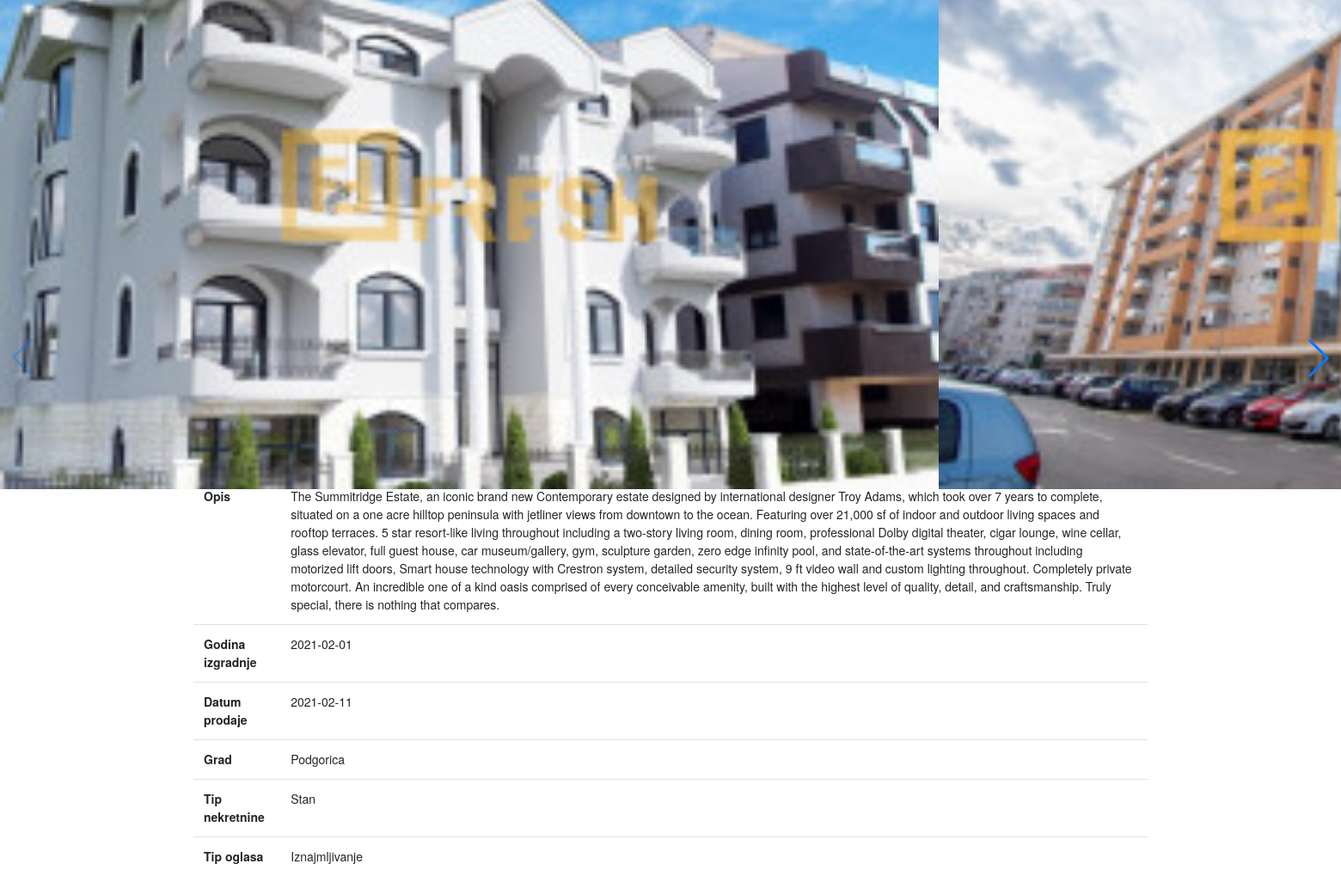
Page /single.php?id=50 on the committed database.
### tables this page shows
CREATE TABLE `fotografije` (
  `id_fotografije` int(11) NOT NULL,
  `slika` varchar(255) DEFAULT NULL,
  `id_nekretnina` int(11) DEFAULT NULL
);

CREATE TABLE `nekretnina` (
  `id_nekretnina` int(11) NOT NULL,
  `naziv` varchar(255) NOT NULL,
  `cijena` float NOT NULL,
  `povrsina` float NOT NULL,
  `stats` tinyint(1) DEFAULT NULL,
  `opis` text DEFAULT NULL,
  `godina_izgradnje` date NOT NULL,
  `datum_prodaje` date DEFAULT NULL,
  `id_grad` int(11) NOT NULL,
  `id_tip_nekretnine` int(11) NOT NULL,
  `id_tip_oglasa` int(11) NOT NULL
);

CREATE TABLE `grad` (
  `id_grad` int(11) NOT NULL,
  `grad` varchar(255) NOT NULL
);

CREATE TABLE `tip_nekretnine` (
  `id_tip_nekretnine` int(11) NOT NULL,
  `tip_nekretnine` varchar(255) NOT NULL
);

CREATE TABLE `tip_oglasa` (
  `id_tip_oglasa` int(11) NOT NULL,
  `tip_oglasa` varchar(255) DEFAULT NULL
);

### functions.php (called while the page is built, shortened)
<?php
function getByID($pdo, $table, $wfield, $uslov, $value)
{
    $stmt = $pdo->prepare("SELECT $wfield FROM $table WHERE $uslov = $value ");
    $stmt->execute();
    while ($result = $stmt->fetch(PDO::FETCH_ASSOC)) {
        return $result["$wfield"];
    }
}
function getAllImages($pdo, $id)
{
    $stmt = $pdo->prepare("SELECT slika FROM fotografije WHERE id_nekretnina=$id");
    if (!$stmt->execute()) {
        echo $stmt->errorCode();
    } else {
        return $stmt->fetchAll(PDO::FETCH_ASSOC);
    }
}

### single.php (the view, shortened to what this page needs)
<?php
include 'db.php';
include 'functions.php';
$id = $_REQUEST['id'];
$stmt = $pdo->prepare("SELECT * FROM nekretnina WHERE id_nekretnina = $id");
$stmt->execute();
$result = $stmt->fetch(PDO::FETCH_ASSOC);
$status = $result['stats'] == 0 ? "Na prodaju" : "Prodato";
?>
<!DOCTYPE html>
<html lang="en">
<head>
    <link rel="stylesheet" href="https://stackpath.bootstrapcdn.com/bootstrap/4.5.2/css/bootstrap.min.css">
    <link rel="stylesheet" href="https://pro.fontawesome.com/releases/v5.10.0/css/all.css" />
    <link rel="stylesheet" href="https://unpkg.com/swiper/swiper-bundle.min.css">
    <link rel="stylesheet" href="css/style-slider.css">
</head>
<body>
    <div class="swiper-container">
        <div class="swiper-wrapper">
            <?php
            $images = getAllImages($pdo, $result['id_nekretnina']);
            foreach ($images as $key => $image) {
                echo "<div class='swiper-slide'><img class='d-block w-100' src='pages/" . $image['slika'] . "' alt='slika'></div>";
            }
            ?>
        </div>
        <div class="swiper-button-next"></div>
        <div class="swiper-button-prev"></div>
    </div>
    <div class='container'>
        <table class='table table-responsive-lg'>
            <tr>
                <th>Cijena</th>
                <td><?= $result['cijena'] . '€' ?></td>
            </tr>
            <tr>
                <th>Povrsina</th>
                <td><?= $result['povrsina'] . 'm²' ?></td>
            </tr>
            <tr>
                <th>Status</th>
                <td><?= $status ?></td>
            </tr>
            <tr>
                <th>Opis</th>
                <td><?= $result['opis'] ?></td>
            </tr>
            <tr>
                <th>Godina izgradnje</th>
                <td><?= $result['godina_izgradnje'] ?></td>
            </tr>
            <tr>
                <th>Datum prodaje</th>
                <td><?= $result['datum_prodaje'] ?></td>
            </tr>
            <tr>
                <th>Grad</th>
                <td><?= getByID($pdo, "grad", "grad", "id_grad", $result['id_grad']) ?></td>
            </tr>
            <tr>
                <th>Tip nekretnine</th>
                <td><?= getByID($pdo, "tip_nekretnine", "tip_nekretnine", "id_tip_nekretnine", $result['id_tip_nekretnine']) ?></td>
            </tr>
            <tr>
                <th>Tip oglasa</th>
                <td><?= getByID($pdo, "tip_oglasa", "tip_oglasa", "id_tip_oglasa", $result['id_tip_oglasa']) ?></td>
            </tr>
        </table>
    </div>
</body>
</html>

### css/style-slider.css (style rules this page uses)
html, body { margin-top: 1%; position: relative; height: 100%; }
body { font-family: Helvetica Neue, Helvetica, Arial, sans-serif; font-size: 14px; color: #000; margin: 0; padding: 0; }
.swiper-container { width: 70%; height: 50%; }
.swiper-slide { text-align: center; font-size: 18px; background: #fff; display: -webkit-box; display: -ms-flexbox; display: -webkit-flex; display: flex; -webkit-box-pack: center; -ms-flex-pack: center; -webkit-justify-content: center; justify-content: center; -webkit-box-align: center; -ms-flex-align: center; -webkit-align-items: center; align-items: center; }

### rows in the picture
fotografije: slika (picture)
fotografije: slika (picture)
nekretnina: opis "The Summitridge Estate, an iconic brand new Contemporary estate designed by international designer Troy Adams, which took over 7 years to complete, situated on a one acre hilltop peninsula with jetliner views from downtown to the ocean. Featuring over 21,000 sf of indoor and outdoor living spaces and rooftop terraces. 5 star resort-like living throughout including a two-story living room, dining room, professional Dolby digital theater, cigar lounge, wine cellar, glass elevator, full guest house, car museum/gallery, gym, sculpture garden, zero edge infinity pool, and state-of-the-art systems throughout including motorized lift doors, Smart house technology with Crestron system, detailed…", godina_izgradnje "2021-02-01", datum_prodaje "2021-02-11", id_grad.grad "Podgorica", id_tip_nekretnine.tip_nekretnine "Stan", id_tip_oglasa.tip_oglasa "Iznajmljivanje"
